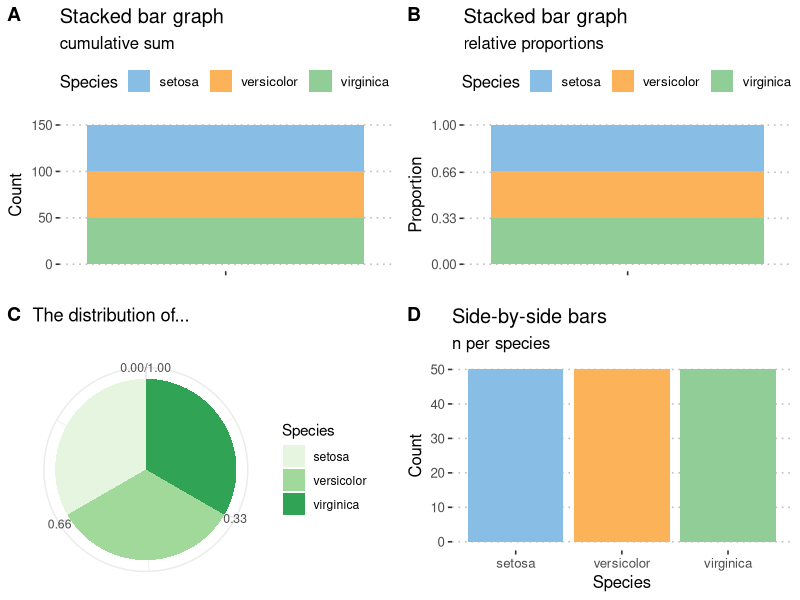
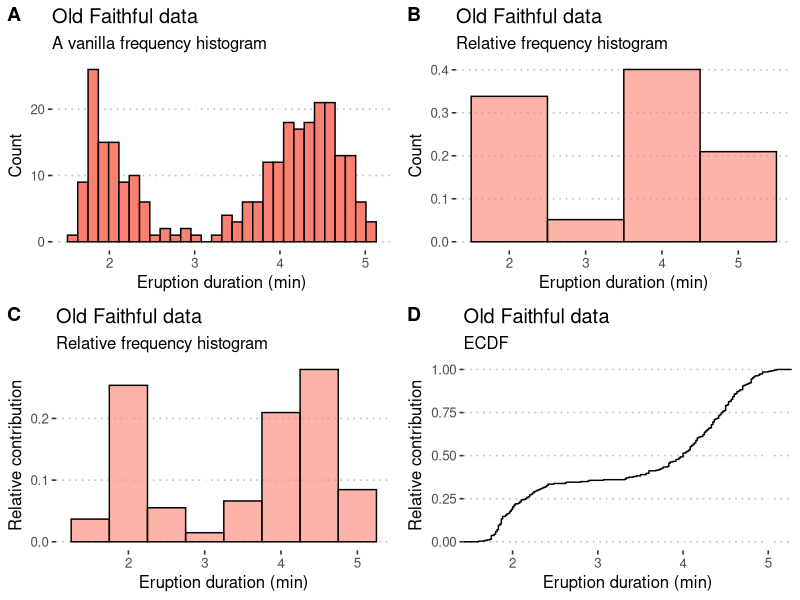
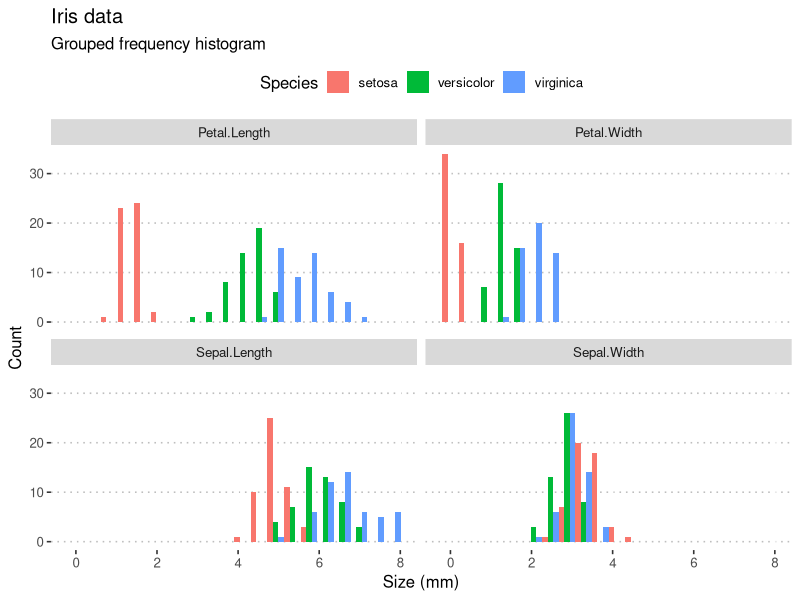
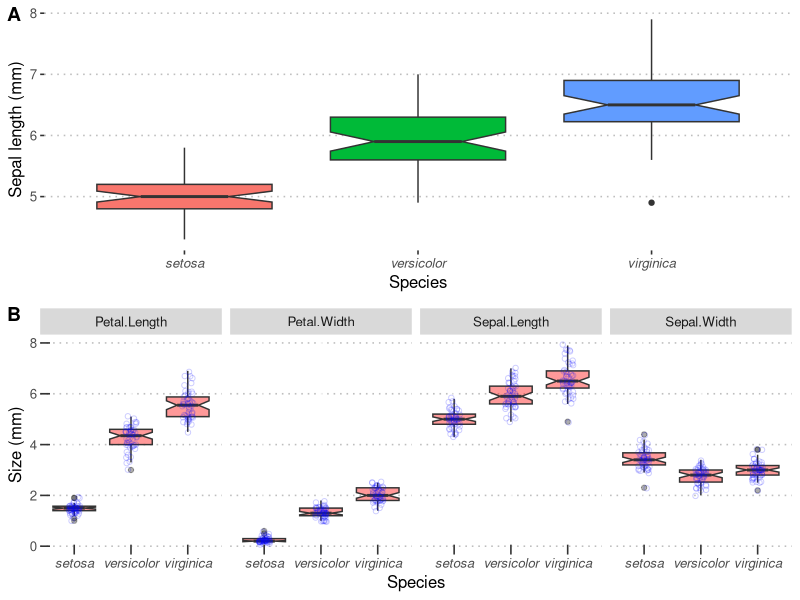
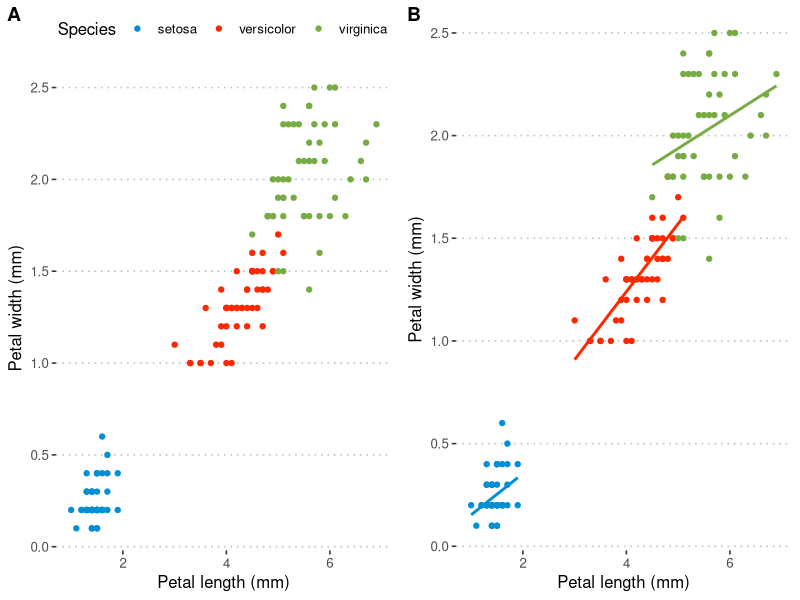
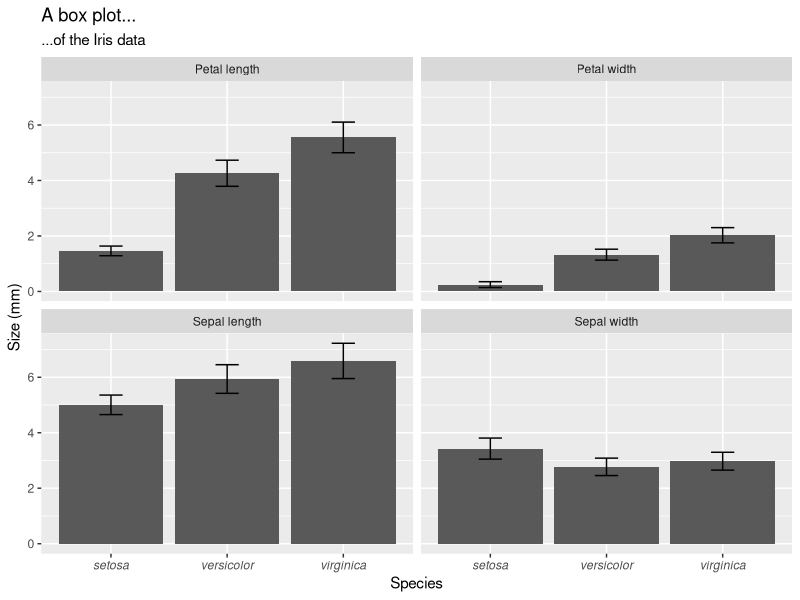
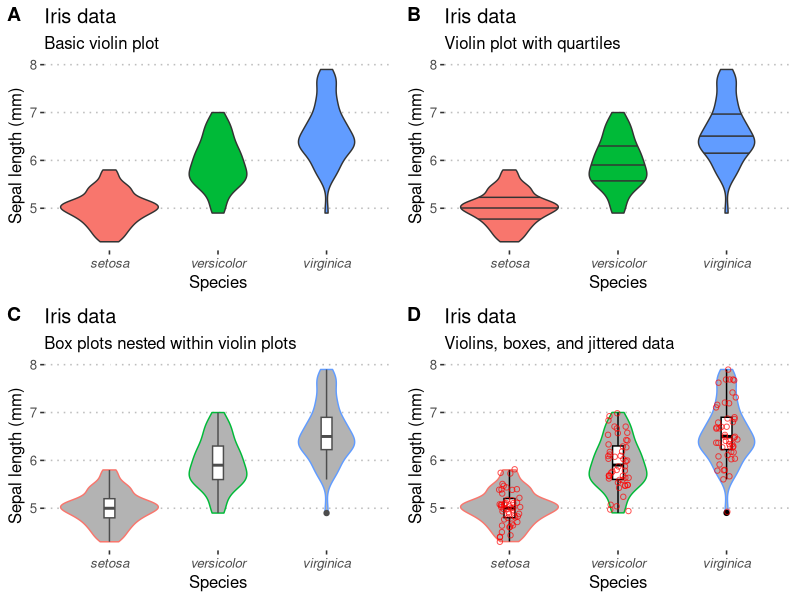

These charts were generated, in order, by the following R code:
#Rasheeqa Isaacs
#09 April 2019
#basic stats Day 1

#load libraries
library(tidyverse)

#load chickweight
chicks <- as_tibble(ChickWeight)

#type in head
head(chicks)
head (chicks, n = 20)  #first 20 rows
tail(chicks, n = 10)   #last 10 rows
colnames(chicks)       #display column names
names <- colnames(chicks)  #rename data to names
summary(chicks)  #summary of the data
dim(chicks)  #dimension of the data
glimpse(chicks)  #giving a glimpse of the data
ncol(chicks)  #the number of columns
nrow(chicks)  #the number of rows
mean(chicks$weight)

chicks %>%
  group_by(Diet) %>%   #group by diet
  filter(Time == 0) %>%  #filter by time
  summarise(mean_weight = mean(weight),    #summarise using mean weight and the function standard deviation 
            sd_weight = sd(weight)) %>%
  ungroup()   #ungroup to simplify the data

chicks %>%
  summarise(length = n())

length(chicks$weight)


#the mean
nums <- c(13, 666, 13, 776, 35, 13)  #single vector of numbers

(mean <- sum(nums) / length(nums)) #longer way of caculating the mean 
mean(nums) 

round(mean(chicks$weight), 1)   #rounds off to one decimal place

chicks %>%
  summarise(mean_weight = mean(weight))   #an individual chickens size


#What happens when there are missing values (NA)?
numbers <- c(6, 65, 84, NA, 45, 4)   
mean(numbers)       
mean(numbers, na.rm = TRUE)     
mean(na.omit(numbers))     #removing NA values


#median
nums2 <- c(5, 2, 6, 13, 1)  #vector of numbers
mean(nums2)  #the mean/average of values
median(nums2)  #median/middle value

nums3 <- c(5, 2, 6, 13, 1, 13)  #change the original values and add additional value
mean(nums3)       #the mean/average of values
median(nums3)  #median/middle value


chicks %>%
  summarise(sd_wt = sd(weight))  #the standard deviation of the chick data


#Quantile calculation
chicks %>%    
  summarise(min_wt = min(weight),
            qrt1_wt = quantile(weight, p = 0.25),
            med_wt = median(weight),
            qrt3_wt = quantile(weight, p = 0.75),
            max_wt = max(weight))


range(chicks$weight)  #calculating the range of the chick data
min(chicks$weight)   #calculating the minimum value
max(chicks$weight)   #calculating the maximum value


summary(chicks$weight) 
  
sum_chicks <- chicks %>%
  filter(Time <=10) %>%
  group_by(Diet) %>%
  summarise(min_wt = min(weight),
            qrt1_wt = quantile(weight, p = 0.25),
            med_wt = median(weight),
            qrt3_wt = median(weight, p = 0.75),
            max_wt = max(weight))

library(ggpubr)
library(RColorBrewer)
library(ggthemes)

iris

iris.cnt <- iris %>%
  count(Species) %>%    # creates a column, n, with the counts
  mutate(prop = n / sum(n))   # creates the relative proportion of each species #mutation which creates a new column
iris.cnt           
 
plt1 <- ggplot(data = iris.cnt, aes(x = "", y = n, fill = Species)) +  #do not need a name at the x axis because it will automatically use the species in the data
  geom_bar(width = 1, stat = "identity") +  #   
  labs(title = "Stacked bar graph", subtitle = "cumulative sum",
       x = NULL, y = "Count") +
  theme_pubclean() + scale_color_few() +
  scale_fill_few()

plt2 <- ggplot(data = iris.cnt, aes(x = "", y = prop, fill = Species)) +
  geom_bar(width = 1, stat = "identity") +
  scale_y_continuous(breaks = c(0.00, 0.33, 0.66, 1.00)) +
  labs(title = "Stacked bar graph", subtitle = "relative proportions",
       x = NULL, y = "Proportion") +
  theme_pubclean() + scale_color_few() +
  scale_fill_few()


plt3 <- plt2 + coord_polar("y", start = 0) +
  labs(title = "The distribution of...", subtitle = "",
       x = NULL, y = NULL) +
  scale_fill_brewer(palette = "Pinks") +
  theme_minimal()


plt4 <- ggplot(data = iris, aes(x = Species, fill = Species)) +
  geom_bar(show.legend = FALSE) +
  labs(title = "Side-by-side bars", subtitle = "n per species", y = "Count") +
  theme_pubclean() + scale_color_few() +
  scale_fill_few()

ggarrange(plt1, plt2, plt3, plt4, nrow = 2, ncol = 2, labels = "AUTO")  #arranging the four plots


faithful #faithful data
summary(faithful)

hist1 <- ggplot(data = faithful, aes(x = eruptions)) +
  geom_histogram(colour = "black", fill = "salmon", alpha = 1) +  #alpha is the transparency of the bar
  labs(title = "Old Faithful data",
  subtitle = "A vanilla frequency histogram",
  x = "Eruption duration (min)",
  y = "Count") + theme_pubclean()  #theme_pubclean is the changing of the bachground of the graph


hist2 <- ggplot(data = faithful, aes(x = eruptions)) +
  geom_histogram(aes(y = ..density..),  #have to have the two dots by density
                 
                 position = 'identity', binwidth = 1,   #changing binwidth change the width to make the columns in the graph broader
                 colour = "black", fill = "salmon", alpha = 0.6) +
  
  labs(title = "Old Faithful data",
       subtitle = "Relative frequency histogram",
       x = "Eruption duration (min)",
       y = "Count") + theme_pubclean()

nrow(faithful)


hist3 <- ggplot(data = faithful, aes(x = eruptions)) +
  geom_histogram(aes(y = 0.5 * ..density..),
                 position = 'identity', binwidth = 0.5,
                 colour = "black", fill = "salmon", alpha = 0.6) +
  
  labs(title = "Old Faithful data",
       subtitle = "Relative frequency histogram",
       x = "Eruption duration (min)",
       y = "Relative contribution") + theme_pubclean()


hist4 <- ggplot(data = faithful, aes(x = eruptions)) +
  stat_ecdf() +
  labs(title = "Old Faithful data",
       subtitle = "ECDF",
       x = "Eruption duration (min)",
       y = "Relative contribution") + theme_pubclean()


ggarrange(hist1, hist2, hist3, hist4, ncol = 2, nrow = 2, labels = "AUTO")


iris.long <- iris %>%
  gather(key = "variable", value = "size", -Species)
ggplot(data = iris.long, aes(x = size)) +
  geom_histogram(position = "dodge", # ommitting this creates a stacked histogram
                 
                 colour = NA, bins = 20,
                 aes(fill = Species)) +
  
  facet_wrap(~variable) +
  labs(title = "Iris data",
       subtitle = "Grouped frequency histogram",
       x = "Size (mm)",
       y = "Count") +
  theme_pubclean()

summary(iris)

plt1 <- ggplot(data = iris, aes(x = Species, y = Sepal.Length, fill = Species)) +
  geom_boxplot(show.legend = FALSE, notch = TRUE) + theme_pubclean() +  #specify geom_boxplot to create boxplot graph
  labs(y = "Sepal length (mm)") +
  theme(axis.text.x = element_text(face = "italic"))

plt2 <- ggplot(data = iris.long, aes(x = Species, y = size)) +
  geom_boxplot(fill = "red", alpha = 0.4, notch = TRUE) +
  geom_jitter(width = 0.1, shape = 21, colour = "blue", fill = NA, alpha = 0.2) +  #alpha is the transparency of the bins
  facet_wrap(~variable, nrow = 1) +
  labs(y = "Size (mm)") + theme_pubclean() +
  theme(axis.text.x = element_text(face = "italic")) +
  theme(axis.ticks.length=unit(-0.25, "cm"), axis.ticks.margin=unit(0.5, "cm"))

ggarrange(plt1, plt2, nrow = 2, ncol = 1, labels = "AUTO")   #arranging the graphs into 2 rows and a single column


plt1 <- ggplot(data = iris, aes(x = Petal.Length, y = Petal.Width, colour = Species)) +
  geom_point() +   #creating a scatterplot
  labs(x = "Petal length (mm)", y = "Petal width (mm)") +
  theme(legend.position = c(0.18, 0.85)) +
  scale_color_fivethirtyeight() +
  scale_fill_fivethirtyeight() +
  theme_pubclean()

plt2 <- ggplot(data = iris, aes(x = Petal.Length, y = Petal.Width, colour = Species)) +
  geom_point(show.legend = FALSE) +
  geom_smooth(method = "lm", se = FALSE, show.legend = FALSE) +   
  scale_color_fivethirtyeight() +
  scale_fill_fivethirtyeight() +  
  labs(x = "Petal length (mm)", y = "Petal width (mm)") +  #labelling the x and y axis 
  theme_pubclean()  #the changing of the background of the graph

ggarrange(plt1, plt2, ncol = 2, nrow = 1, labels = "AUTO") #arranging the plots in two columns and a single row

facet.names <- c(Petal.Length = "Petal length",
                 Petal.Width = "Petal width",
                 Sepal.Length = "Sepal length",
                 Sepal.Width = "Sepal width")    #make lables for the facets

iris.long %>%
  group_by(Species, variable) %>%       #grouping by species and variables
  summarise(mean.size = mean(size),         #summarising mean and standard deviation  
            sd.size = sd(size)) %>%
  ggplot(aes(x = Species, y = mean.size)) +  #creating a ggplot 
  geom_bar(stat = "identity") +              #creating bargraph
  geom_errorbar(aes(ymin = mean.size - sd.size, ymax = mean.size + sd.size), width = 0.2) +  #adding error bars with the width.
  facet_wrap(~variable, labeller = labeller(variable = facet.names)) +   
  labs(y = "Size (mm)", title = "A box plot...", subtitle = "...of the Iris data") +   #adding labels to the y axis, adding the title and subtitle.
  theme(axis.text.x = element_text(face = "italic")) 


#Violin graph
vio1 <- ggplot(data = iris, aes(x = Species, y = Sepal.Length, fill = Species)) +
  geom_violin() +
  theme_pubclean() + theme(legend.position = "none") +
  labs(title = "Iris data",
       subtitle = "Basic violin plot", y = "Sepal length (mm)") +
  theme(axis.text.x = element_text(face = "italic"))

vio2 <- ggplot(data = iris, aes(x = Species, y = Sepal.Length, fill = Species)) +
  geom_violin(show.legend = FALSE, draw_quantiles = c(0.25, 0.5, 0.75)) +
  theme_pubclean() + theme(legend.position = "none") +
  labs(title = "Iris data",
       subtitle = "Violin plot with quartiles", y = "Sepal length (mm)") +
  theme(axis.text.x = element_text(face = "italic"))

vio3 <- ggplot(data = iris, aes(x = Species, y = Sepal.Length, colour = Species)) +
  geom_violin(fill = "grey70") +
  geom_boxplot(width = 0.1, colour = "grey30", fill = "white") +
  theme_pubclean() + theme(legend.position = "none") +
  labs(title = "Iris data",
       subtitle = "Box plots nested within violin plots", y = "Sepal length (mm)") +
       theme(axis.text.x = element_text(face = "italic"))

vio4 <- ggplot(data = iris, aes(x = Species, y = Sepal.Length, colour = Species)) +
  geom_violin(fill = "grey70") +
  geom_boxplot(width = 0.1, colour = "black", fill = "white") +
  geom_jitter(shape = 1, width = 0.1, colour = "red", alpha = 0.7, fill = NA) +
  theme_pubclean() + theme(legend.position = "none") +
  labs(title = "Iris data",
       subtitle = "Violins, boxes, and jittered data", y = "Sepal length (mm)") +
  theme(axis.text.x = element_text(face = "italic"))

ggarrange(vio1, vio2, vio3, vio4, ncol = 2, nrow = 2, labels = "AUTO")


# Neat scripts
# Nicely done
# Good commenting but it is good to add info about the script at the top od the script
# Good commenting, easy to keep track




























































  
  


  





